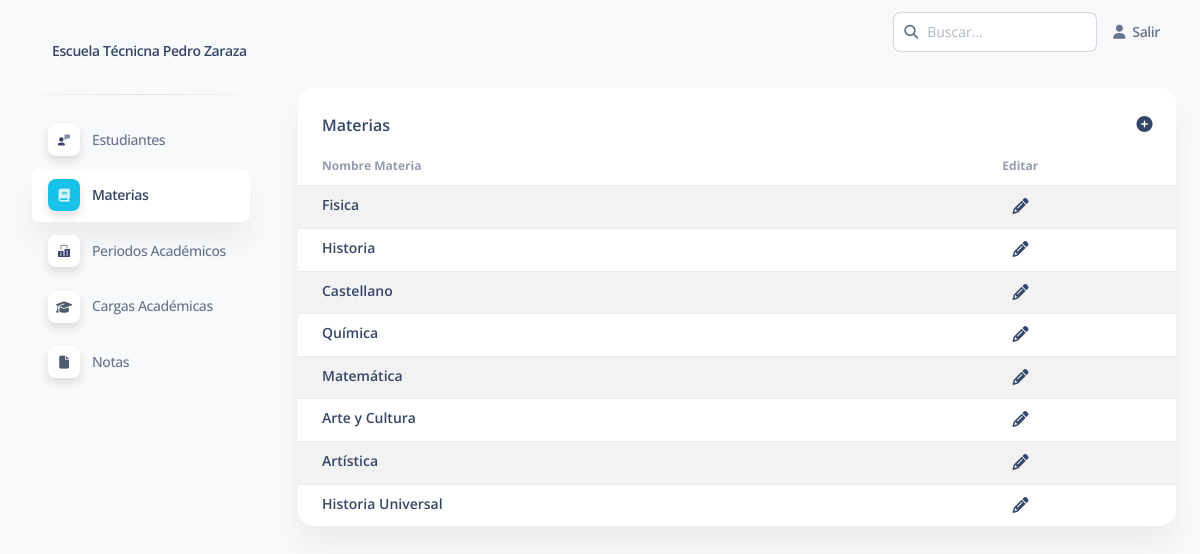
Page /materias (signed in) on the committed database.
### apps/home/models.py (models this page shows, shortened)
class Materia(models.Model):
    nombre = models.CharField(max_length=30, unique=True, null=True)
    literales = models.BooleanField(default=False)
    class Meta:
        verbose_name = ("Materia")
        verbose_name_plural = ("Materias")

### apps/home/views.py (the view)
# urls.py: path('materias', views.materias, name='materia'),
@login_required(login_url="/login/")
def materias(request):
    materias = Materia.objects.all()
    buscar = request.GET.get('buscar')#Tomar texto del buscador
    if buscar:#Si exste, filtrar
        materias = materias.filter(Q(nombre__icontains=buscar))
    table = 'home/table-content/materias.html'
    context={
        'materias':materias,
        'segment':'materia',
        'title':'Materias',
        'buscar':True,
        'table':table,
        'url_crear':'/materias/crear'
    }
    if request.headers.get('x-requested-with') == 'XMLHttpRequest':#Evaluar si es una petición AJAX
        table_html = render_to_string(table, context, request)#Rendereziar los datos en una plantilla de tabla reducida
        return JsonResponse({'table_html': table_html, })#JsonResponse para manejar con JavaScript y recargar un segmento de la página
    return render(request, 'home/table.html', context)

### apps/context_processors.py (called while the page is built)
def cfg_assets_root(request):
    return { 'ASSETS_ROOT' : settings.ASSETS_ROOT }

### apps/templates/home/table.html (shortened to what this page needs)
{% extends 'layouts/base.html' %}
{% block content %}
{% load tags %}
<div class="container-fluid py-4">
  <div class="row">
    <div class="col-12">
      <div class="card mb-4">
        <div class="card-header pb-0">
          <div class="d-flex justify-content-between">
            <h6>{{ title }}</h6>
            {% if url_crear %}
            <a href="{{ url_crear }}" title="Agregar {{ segment }}">
              <i class="fa fa-plus-circle" aria-hidden="true"></i>
            </a>
            {% endif %}
          </div>
        </div>
        <div class="card-body p-0">
          <div class="table-responsive p-0" id="contenedor-tabla">
            {% include table %}
          </div>
        </div>
      </div>
    </div>
  </div>
</div>
{% endblock content %}

### apps/templates/home/table-content/materias.html
{% load tags %}
<table class="table table-striped mb-0 ">
    <thead>
      <tr>
        <th class="text-xs font-weight-bolder opacity-7">Nombre Materia</th>
        <th class="text-xs font-weight-bolder opacity-7 text-center user-select-none">Editar</th>
      </tr>
    </thead>
    <tbody>
      {% for materia in materias %}
      <tr class="text-primary">
        <td class="font-weight-bold ps-4">
          <h6 class="text-sm m-0">{{ materia.nombre }}</h6>
        </td>
        <td class="font-weight-bold align-middle text-center">
          <a href="{% url 'materia_editar' materia.id %}">
            <i class="fa fa-pencil" aria-hidden="true"></i>
          </a>
        </td>
      </tr>
      {% endfor %}
    </tbody>
  </table>

### apps/static/assets/css/dark-theme-core.css (style rules this page uses)
body { transition: background-color 200ms ease-in; }

### rows in the picture
Materia: nombre "Fisica"
Materia: nombre "Historia"
Materia: nombre "Castellano"
Materia: nombre "Química"
Materia: nombre "Matemática"
Materia: nombre "Arte y Cultura"
Materia: nombre "Artística"
Materia: nombre "Historia Universal"

### other values in the picture
{{ title }} "Materias"
